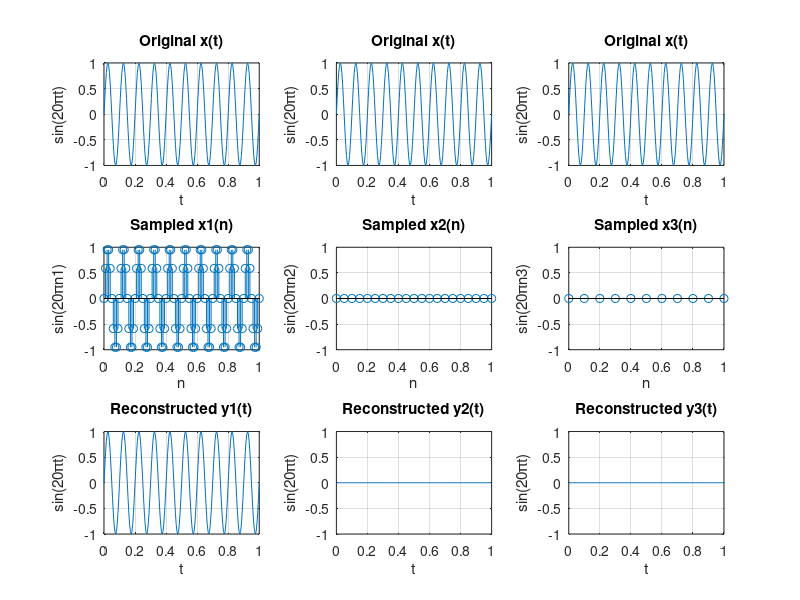

Write the MATLAB code that produced this figure.
% Plotting CT Sinusoid
t = 0:0.005:1;
xt = sin(20 * pi * t);     % F = 10Hz

subplot(3, 3, 1), plot(t, xt);
title('Original x(t)'), xlabel('t'), ylabel('sin(20\pit)');
axis([0 1 -1 1]); grid on

subplot(3, 3, 2), plot(t, xt);
title('Original x(t)'), xlabel('t'), ylabel('sin(20\pit)');
axis([0 1 -1 1]); grid on

subplot(3, 3, 3), plot(t, xt);
title('Original x(t)'), xlabel('t'), ylabel('sin(20\pit)');
axis([0 1 -1 1]); grid on

% Plotting DT Sinusoids
% Fs1 = 100; Fs2 = 20; Fs3 = 10;
n1 = 0:0.01:1; n2 = 0:0.05:1; n3 = 0:0.1:1;
x1n = sin(20 * pi * n1);
x2n = sin(20 * pi * n2);
x3n = sin(20 * pi * n3);

subplot(3, 3, 4), stem(n1, x1n);
title('Sampled x1(n)'), xlabel('n'), ylabel('sin(20\pin1)');
axis([0 1 -1 1]); grid on

subplot(3, 3, 5), stem(n2, x2n);
title('Sampled x2(n)'), xlabel('n'), ylabel('sin(20\pin2)');
axis([0 1 -1 1]); grid on

subplot(3, 3, 6), stem(n3, x3n);
title('Sampled x3(n)'), xlabel('n'), ylabel('sin(20\pin3)');
axis([0 1 -1 1]); grid on

% Reconstructingthe signals using Spline Interpolation
y1 = spline(n1, x1n, t);
y2 = spline(n2, x2n, t);
y3 = spline(n3, x3n, t);

% Plotting the Reconstructed Signals
subplot(3, 3, 7), plot(t, y1);
title('Reconstructed y1(t)'), xlabel('t'), ylabel('sin(20\pit)');
axis([0 1 -1 1]); grid on

subplot(3, 3, 8), plot(t, y2);
title('Reconstructed y2(t)'), xlabel('t'), ylabel('sin(20\pit)');
axis([0 1 -1 1]); grid on

subplot(3, 3, 9), plot(t, y3);
title('Reconstructed y3(t)'), xlabel('t'), ylabel('sin(20\pit)');
axis([0 1 -1 1]); grid on
